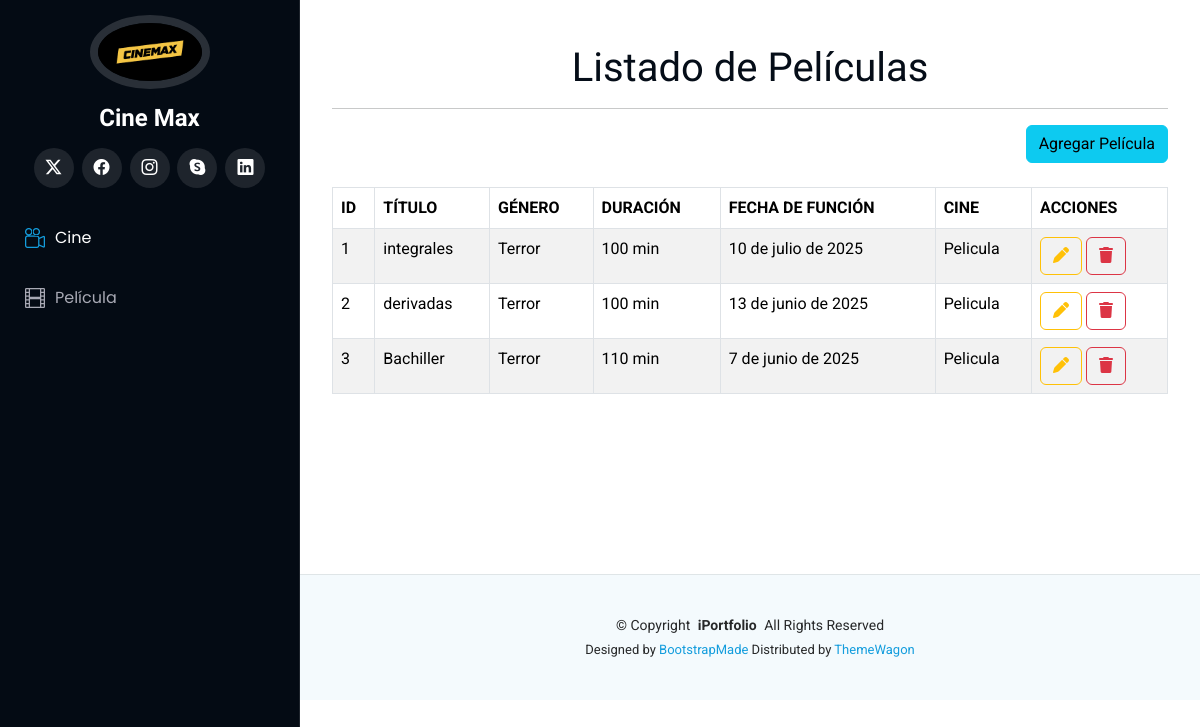
Before: /peliculas with the older database file.
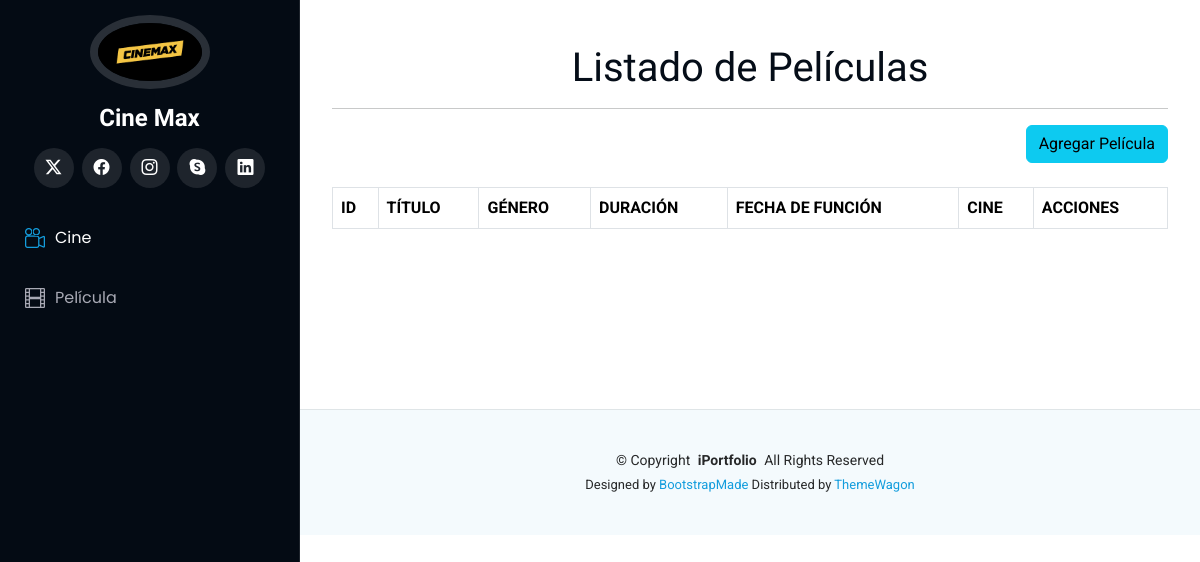
After: the same page with the newer database file.
### Aplicaciones/Funcion/models.py (models this page shows)
class Pelicula(models.Model):
    titulo = models.CharField(max_length=150)
    genero = models.CharField(max_length=50)
    duracion = models.PositiveIntegerField(help_text="Duración en minutos")
    fecha_funcion = models.DateField()
    cine = models.ForeignKey(Cine, on_delete=models.CASCADE, related_name='peliculas')
    logo = models.FileField(upload_to='peli_logo', null=True, blank=True)
    archivo = models.FileField(upload_to='peli_archivos', null=True, blank=True)

class Cine(models.Model):
    nombre = models.CharField(max_length=100)
    direccion = models.CharField(max_length=200)
    ciudad = models.CharField(max_length=100)
    capacidad_total = models.PositiveIntegerField()
    numero_salas = models.PositiveIntegerField()
    logo = models.FileField(upload_to='cine_logo', null=True, blank=True)

### Aplicaciones/Funcion/views.py (the view)
# urls.py: path('peliculas', views.listar_peliculas),
def listar_peliculas(request):
    peliculas = Pelicula.objects.select_related("cine")
    return render(request, "inicio_pelicula.html", {"peliculas": peliculas})

### Aplicaciones/Funcion/templates/inicio_pelicula.html (shortened to what this page needs)
{% extends './plantilla.html' %}
{% block contenido %}
<br>
<h1 class="text-center">Listado de Películas</h1>
<hr>
<div class="row">
    <div class="text-end">
        <a href="/nuevaPelicula" class="btn btn-info text-right">
            Agregar Película
        </a>
    </div>
</div>
<br>
<table class="table table-bordered table-striped table-hover" id="tbl_peliculas">
    <thead>
        <tr class="bg-primary">
            <th>ID</th>
            <th>TÍTULO</th>
            <th>GÉNERO</th>
            <th>DURACIÓN</th>
            <th>FECHA DE FUNCIÓN</th>
            <th>CINE</th>
            <th>ACCIONES</th>
        </tr>
    </thead>
    <tbody>
        {% for pelicula in peliculas %}
            <tr>
                <td>{{ pelicula.id }}</td>
                <td>{{ pelicula.titulo }}</td>
                <td>{{ pelicula.genero }}</td>
                <td>{{ pelicula.duracion }} min</td>
                <td>{{ pelicula.fecha_funcion }}</td>
                <td>{{ pelicula.cine.nombre }}</td>
                <td>
                    <a href="/editarPelicula/{{ pelicula.id }}" class="btn btn-outline-warning">
                        <i class="fa fa-pen"></i>
                    </a>
                    <a href="#" data-id="{{ pelicula.id }}" class="btn btn-outline-danger btnEliminar">
                        <i class="fa fa-trash"></i>
                    </a>
                </td>
            </tr>
        {% endfor %}
    </tbody>
</table>
<br><br><br><br><br><br>
{% endblock %}

Changed rows visible on the page:
removed Pelicula: id "1", titulo "integrales", genero "Terror", duracion "100", fecha_funcion "10 de julio de 2025", cine.nombre "Pelicula"
removed Pelicula: id "2", titulo "derivadas", genero "Terror", duracion "100", fecha_funcion "13 de junio de 2025", cine.nombre "Pelicula"
removed Pelicula: id "3", titulo "Bachiller", genero "Terror", duracion "110", fecha_funcion "7 de junio de 2025", cine.nombre "Pelicula"
